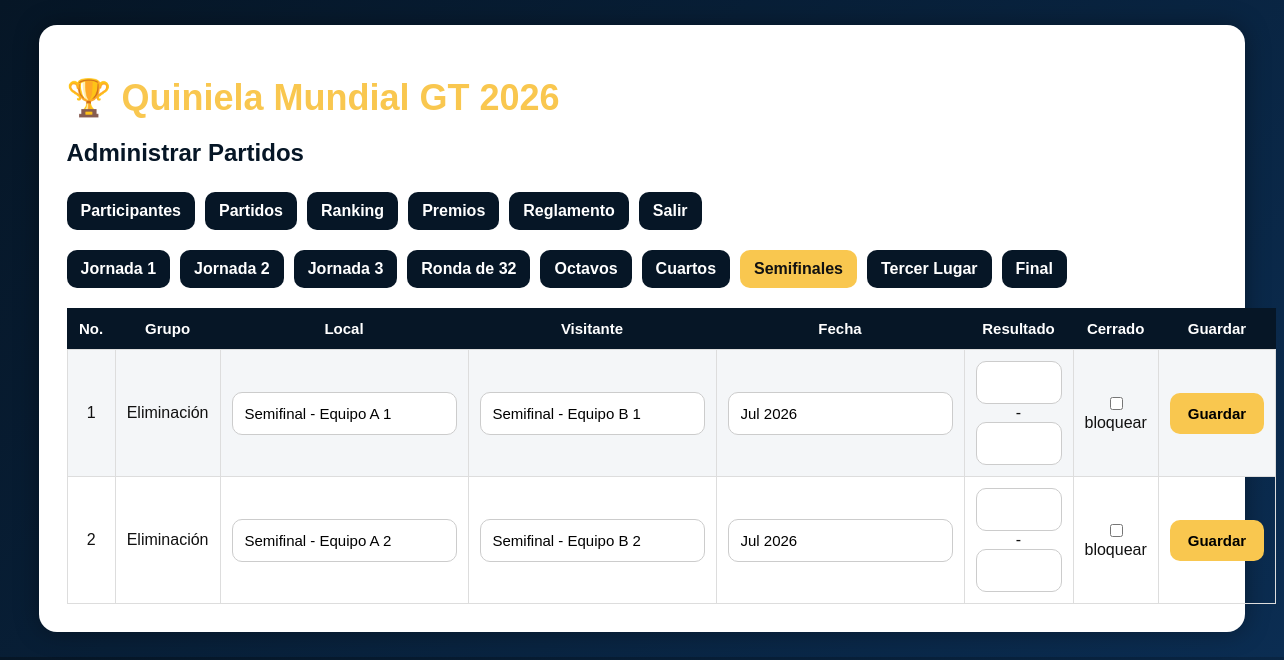
Screenshot of /admin/partidos?etapa=Semifinales (signed in) with the database file from the repository.
### models.py (models this page shows)
class Partido(db.Model):
    __tablename__ = "partidos"
    id = db.Column(db.Integer, primary_key=True)
    etapa = db.Column(db.String(50))
    grupo = db.Column(db.String(50))
    numero = db.Column(db.Integer)
    equipo_local = db.Column(db.String(100))
    equipo_visitante = db.Column(db.String(100))
    fecha_texto = db.Column(db.String(100))
    fecha_hora = db.Column(db.DateTime)
    goles_local = db.Column(db.Integer)
    goles_visitante = db.Column(db.Integer)
    cerrado = db.Column(db.Boolean, default=False)

### app.py (the view)
@app.route("/admin/partidos")
def admin_partidos():
    if not es_admin():
        return redirect("/")
    etapa = request.args.get("etapa", "Jornada 1")
    partidos = Partido.query.filter_by(etapa=etapa).order_by(Partido.numero).all()
    etapas = [x[0] for x in db.session.query(Partido.etapa).distinct().all()]
    return render_template(
        "admin_partidos.html",
        partidos=partidos,
        etapas=etapas,
        etapa=etapa
    )

### app.py (called while the page is built)
def usuario_actual():
    if "usuario_id" not in session:
        return None
    return Usuario.query.get(session["usuario_id"])

def es_admin():
    usuario = usuario_actual()
    return usuario and usuario.es_admin

### templates/admin_partidos.html (shortened to what this page needs)
<!DOCTYPE html>
<html>
<head>
    <link rel="stylesheet" href="{{ url_for('static', filename='css/style.css') }}">
</head>
<body>
<div class="container">
<div class="card">
<h1>🏆 Quiniela Mundial GT 2026</h1>
<h2>Administrar Partidos</h2>
<div class="nav">
    <a href="/admin">Participantes</a>
    <a href="/admin/partidos">Partidos</a>
    <a href="/ranking">Ranking</a>
    <a href="/premios">Premios</a>
    <a href="/reglamento">Reglamento</a>
    <a href="/logout">Salir</a>
</div>
<div class="nav">
{% for e in etapas %}
    <a class="{% if e == etapa %}gold{% endif %}" href="/admin/partidos?etapa={{ e }}">{{ e }}</a>
{% endfor %}
</div>
<table>
<tr><th>No.</th><th>Grupo</th><th>Local</th><th>Visitante</th><th>Fecha</th><th>Resultado</th><th>Cerrado</th><th>Guardar</th></tr>
{% for p in partidos %}
<tr>
<form method="POST" action="/admin/partido/{{ p.id }}">
<td>{{ p.numero }}</td>
<td>{{ p.grupo }}</td>
<td><input name="equipo_local" value="{{ p.equipo_local }}"></td>
<td><input name="equipo_visitante" value="{{ p.equipo_visitante }}"></td>
<td><input name="fecha_texto" value="{{ p.fecha_texto or '' }}"></td>
<td><input class="score-input" name="goles_local" value="{{ '' if p.goles_local is none else p.goles_local }}"> - <input class="score-input" name="goles_visitante" value="{{ '' if p.goles_visitante is none else p.goles_visitante }}"></td>
<td><input type="checkbox" name="cerrado" {% if p.cerrado %}checked{% endif %}> bloquear</td>
<td><button>Guardar</button></td>
</form>
</tr>
{% endfor %}
</table>
</div>
</div>
</body>
</html>

### static/css/style.css (style rules this page uses)
body { background: linear-gradient(135deg,#061626,#0b2d52); color:white; font-family: Arial, sans-serif; margin:0; }
.container { width:94%; margin:auto; padding:25px; }
.card { background:white; color:#111; padding:28px; border-radius:18px; box-shadow:0 0 25px rgba(0,0,0,.35); }
h1 { color:#f9c74f; font-size:36px; margin-bottom:10px; }
h2 { color:#061626; margin-bottom:25px; }
.nav { display:flex; flex-wrap:wrap; gap:10px; margin-bottom:20px; }
.nav a { background:#061626; color:white; padding:10px 14px; border-radius:10px; text-decoration:none; font-weight:bold; }
.nav a.gold { background:#f9c74f; color:#111; }
input { padding:12px; border-radius:10px; border:1px solid #ccc; color:#000; background:#fff; font-size:15px; }
button { background:#f9c74f; border:none; padding:12px 18px; border-radius:10px; cursor:pointer; font-weight:bold; font-size:15px; }
table { width:100%; border-collapse:collapse; margin-top:15px; }
th { background:#061626; color:white; padding:12px; font-size:15px; }
td { padding:11px; border:1px solid #ddd; text-align:center; }
tr:nth-child(even) { background:#f4f6f8; }
.score-input { width:60px; text-align:center; }

### rows the page displays
Partido: numero "1", grupo "Eliminación", equipo_local "Semifinal - Equipo A 1", equipo_visitante "Semifinal - Equipo B 1", fecha_texto "Jul 2026"
Partido: numero "2", grupo "Eliminación", equipo_local "Semifinal - Equipo A 2", equipo_visitante "Semifinal - Equipo B 2", fecha_texto "Jul 2026"

### other values shown
{{ e }} "Jornada 1" "Jornada 2" "Jornada 3" "Ronda de 32" "Octavos" "Cuartos" "Semifinales" "Tercer Lugar" "Final"
